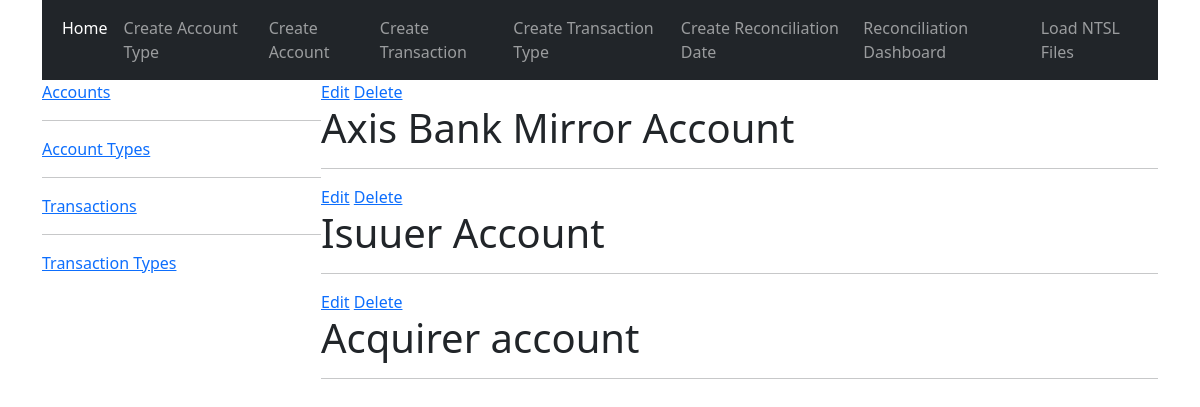
/accounts/, run on an earlier commit of the app's database.
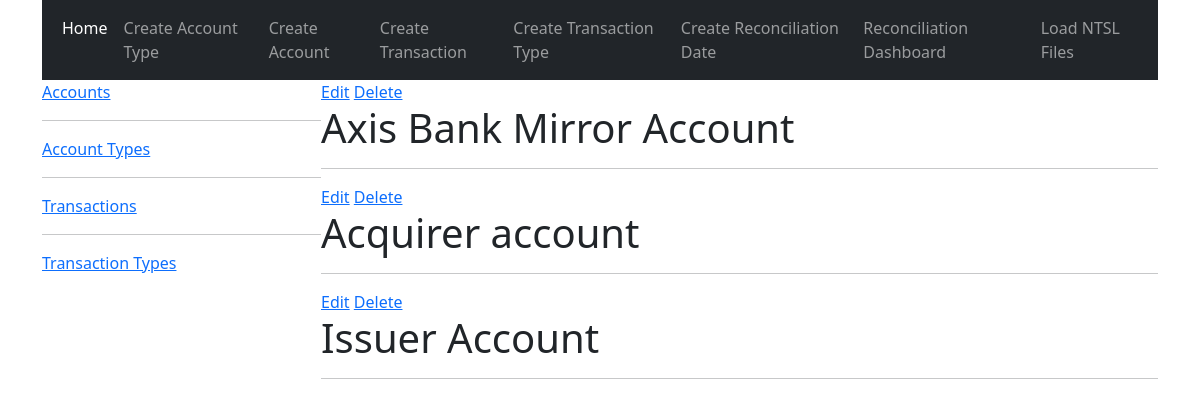
And on a later commit of the database.
### recon/models.py (models this page shows)
class Account(models.Model):
    number = models.CharField(max_length=16)
    name = models.CharField(max_length=250)
    openingBalance = models.FloatField()
    date = models.DateField()
    accountType = models.ForeignKey(AccountType, on_delete=models.SET_NULL, null=True)
    def __str__(self):
        return self.name

### recon/views.py (the view)
# urls.py: path('accounts/',views.accounts, name='accounts'),
def accounts(request):
    accounts=Account.objects.all()
    context={'accounts':accounts}
    return render(request,'recon/accounts.html',context)

### recon/templates/recon/accounts.html (shortened to what this page needs)
{% extends 'home.html' %}
{% block sidecontent %}
<div >
    <div>
        {% for account in accounts %}
            <div>
                <a href="{% url 'update-account' account.id%}">Edit</a>
                <a href="{% url 'delete-account' account.id%}">Delete</a>
                <h1>{{account}}</h1>
                <hr>
            </div>
        {% endfor %}
    </div>
</div>
{% endblock %}

### templates/home.html (shortened to what this page needs)
{% extends 'main.html' %}
{% block content %}
<div class="home-container">
    <div>
            <div>
                <a href="{% url 'accounts' %}">Accounts</a>
                <hr>
                 <a href="{% url 'accounttypes' %}">Account Types</a>
                <hr>
                <a href="{% url 'transactions' %}">Transactions</a>
                <hr>
                <a href="{% url 'txntypes' %}">Transaction Types</a>
            </div>
    </div>
    <div>{% block sidecontent %}
          {% endblock %}
    </div>
</div>
{% endblock %}

### templates/main.html (shortened to what this page needs)
<!DOCTYPE html>
<html lang="en">
<head>
    <link href="https://cdn.jsdelivr.net/npm/bootstrap@5.1.3/dist/css/bootstrap.min.css" rel="stylesheet">
</head>
<body>
<div class="container">
<nav class="navbar navbar-expand-lg navbar-dark bg-dark" >
     <div class="container-fluid">
         <div class="collapse navbar-collapse" id="navbarSupportedContent">
             <ul class="navbar-nav me-auto mb-2 mb-lg-0">
                {% include 'navbar.html' %}
             </ul>
         </div>
     </div>
</nav>
  {% block content%}
  {% endblock %}
</div>
</body>
</html>

### templates/navbar.html (shortened to what this page needs)
<li class="nav-item">
    <a class="nav-link active" href="{% url 'home' %}">Home</a>
</li>
<li class="nav-item">
<a class="nav-link" href="{% url 'create-accounttype' %}">Create Account Type</a>
</li>
<li class="nav-item">
<a class="nav-link" href="{% url 'create-account' %}">Create Account</a>
</li>
<li class="nav-item">
<a class="nav-link" href="{% url 'create-transaction' %}">Create Transaction</a>
</li>
<li class="nav-item">
<a class="nav-link" href="{% url 'create-txntype' %}">Create Transaction Type</a>
</li>
<li class="nav-item">
<a class="nav-link" href="{% url 'create-recondate' %}">Create Reconciliation Date</a>
</li>
<li class="nav-item">
<a class="nav-link" href="{% url 'recondashboard' %}"> Reconciliation Dashboard</a>
</li>
<li class="nav-item">
<a class="nav-link" href="{% url 'loadntslfiles' %}"> Load NTSL Files</a>
</li>

### templates/home.html (style rules this page uses)
.home-container { display:grid; grid-template-columns:1fr 3fr; }

What changed in the data, as far as the page shows it:
removed Account: name "Isuuer Account"
added Account: name "Issuer Account"
